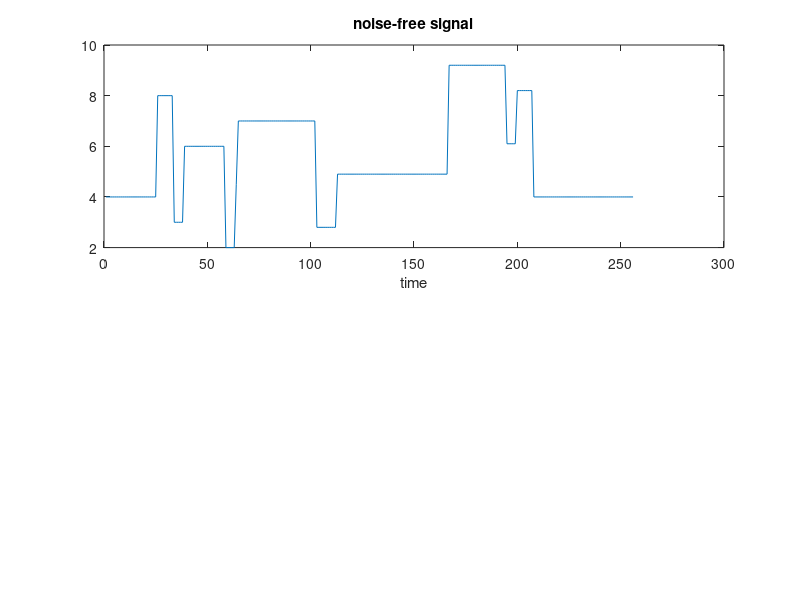

MATLAB code to generate this figure: (Note: this script raises an error after producing the figure.)

x=load('blocks.txt');
x=x+2*abs(min(x));
%testing signal below and above
%a=[1 1 1 1 1 1 1 1 1 1  1 1 1 1 1 1 1 1 1 1 1 1 1 3 3 3 3 3 3 3 3 3 3 3 3 3 3 3 3 3 3 2 2 2 2 2 2 2 2 2 2 2 2 2 2 2 2 2 2 2 2 4 4 4 4 4 4 4 4 4 4 4 4 4 4  4 4 4 4 4 4 4 4 4 4 ];
%x=(repmat(a,1,4))';
epsilon=0.00001;
N=256;
Nit=200;
figure(1);
subplot(2,1,1);
plot(x);
title('noise-free signal');
xlabel('time');
%poisson distribution for noise
y=noise(x)+epsilon;
subplot(2,1,2);
plot(y);
title('noisy signal');
xlabel('time');

    
lam = 1.6;                         % lam: regularization parameter
%denoising
mu=lam/50;
[z]=denoise(y,lam,Nit,mu);
figure;
subplot(2,1,1);
plot(z);
title('denoised(using admm) signal');
xlabel('time');
%comparison with alogo for  gaussian noise
z = tvd_mm(y,lam,Nit);
subplot(2,1,2);
plot(z);
title('denoised(using MM for gaussian) signal');
ylabel('time');


